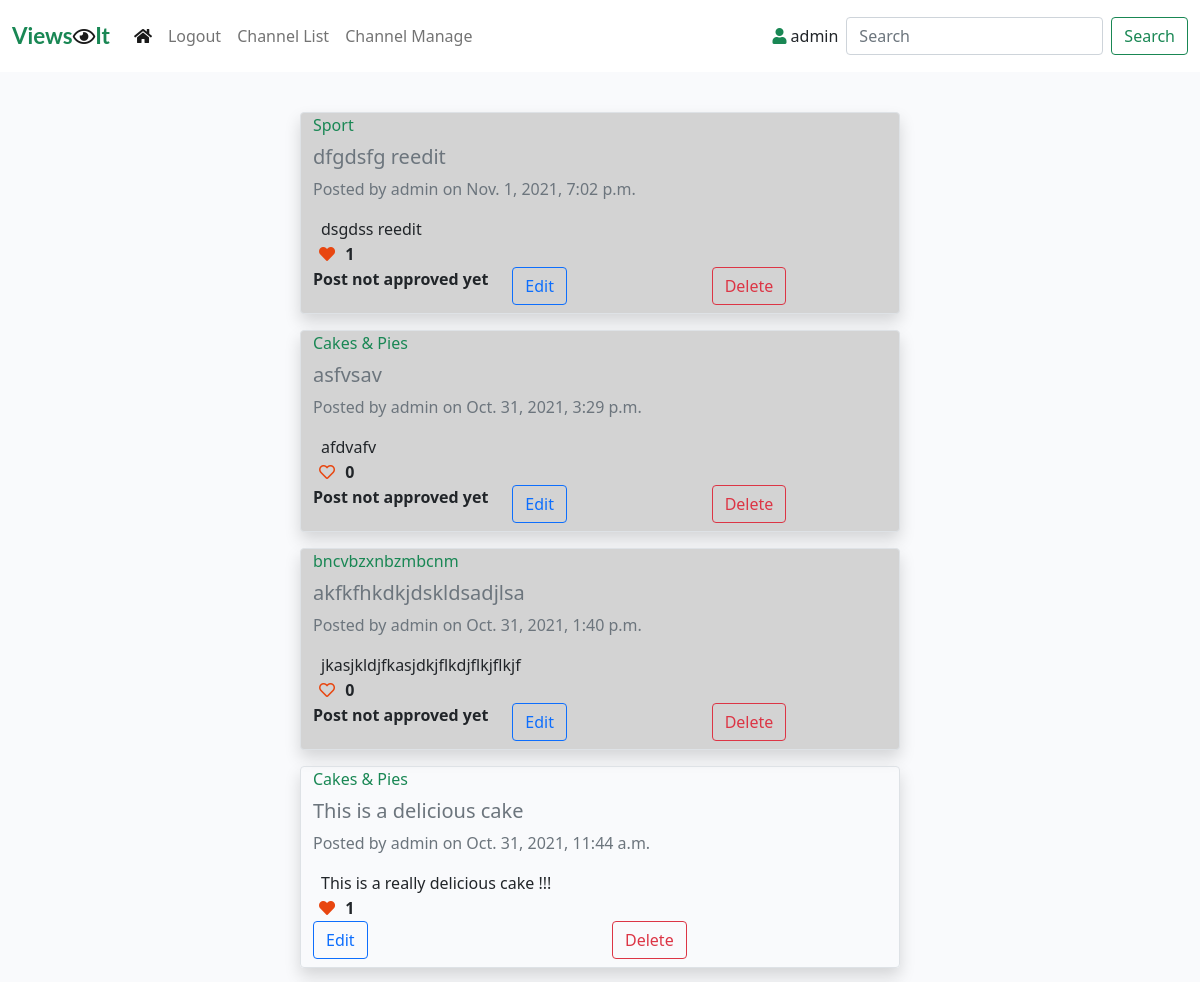
Page / (signed in, upper part) on the earlier database version.
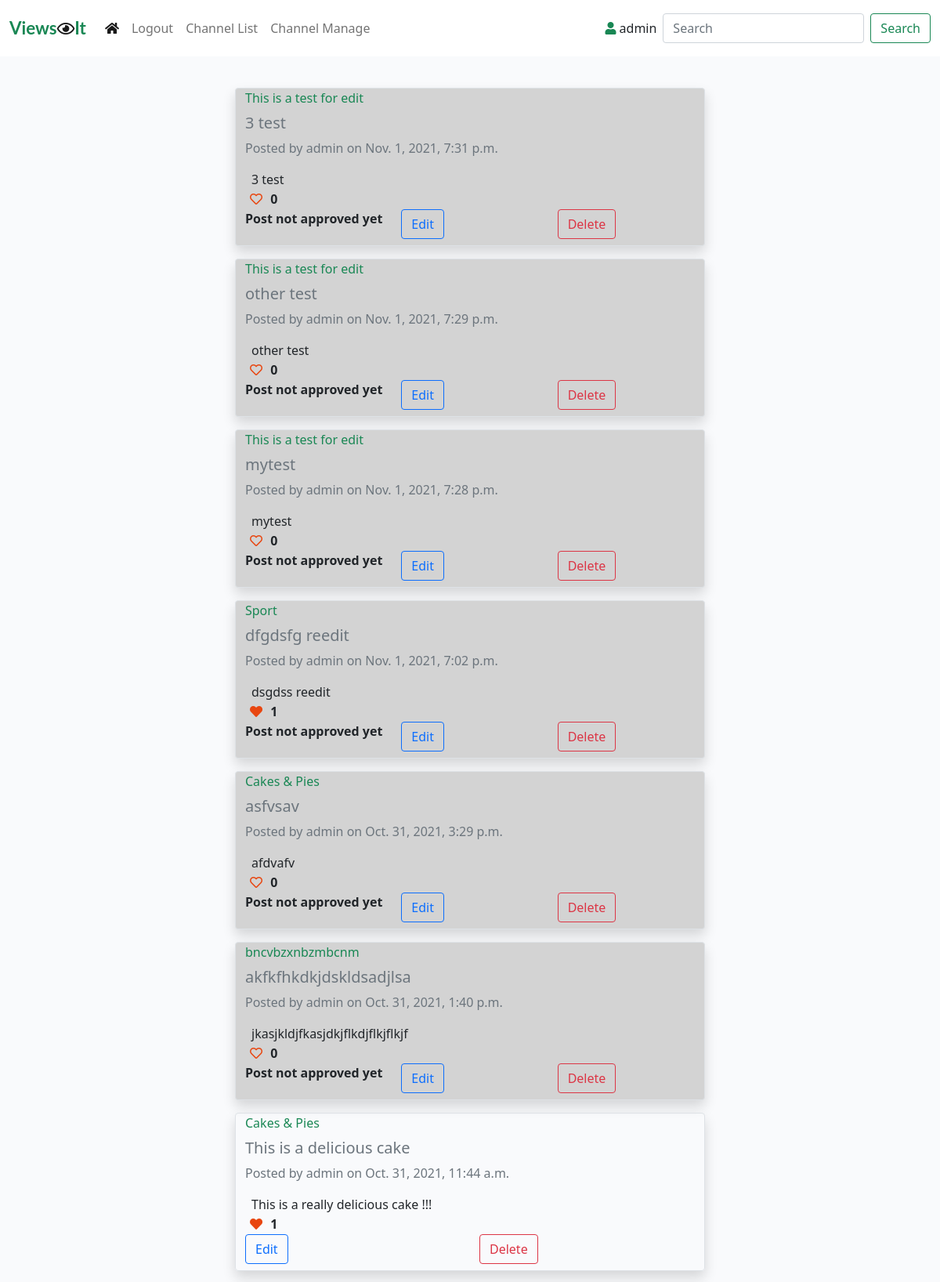
Same page on the later database version.
### viewsit_app/models.py (models this page shows, shortened)
class ChannelPosts(models.Model):
    title = models.CharField(max_length=200)
    slug_url = models.SlugField(max_length=250, unique=True)
    channel = models.ForeignKey(Channel, on_delete=models.CASCADE,
                                related_name='channelposts')
    channel_post = models.CharField(max_length=200, blank=True)
    post_image = CloudinaryField('image', blank=True)
    post_url = models.URLField(max_length=250, blank=True)
    author = models.ForeignKey(User, on_delete=models.CASCADE,
                               related_name="authorposts")
    created_on = models.DateTimeField(auto_now_add=True)
    updated_on = models.DateTimeField(auto_now=True)
    status = models.IntegerField(choices=STATUS, default=0)
    likes = models.ManyToManyField(User, related_name='post_likes', blank=True)
    class Meta:
        ordering = ['-updated_on']
    def number_of_likes(self):
        return self.likes.count()

class Channel(models.Model):
    topic = models.CharField(max_length=50)
    topic_url = models.SlugField(max_length=50, unique=True)
    description = models.CharField(max_length=200)
    author = models.ForeignKey(User, on_delete=models.CASCADE,
                               related_name="channels")
    created_on = models.DateTimeField(auto_now_add=True)
    updated_on = models.DateTimeField(auto_now=True)
    status = models.IntegerField(choices=STATUS, default=0)
    class Meta:
        ordering = ['-created_on']
    def __str__(self):
        return self.topic

### viewsit_app/views.py (the view)
# urls.py: path('', views.ChannelViewAll.as_view(), name=''),
class ChannelViewAll(View):
    def get(self, request, *args, **kwargs):
        messages = ()
        message_string = request.GET.get('messages', '')
        if message_string:
            messages = messages + (message_string, )
        if request.user.is_authenticated:
            queryset = ChannelPosts.objects.filter(
                Q(status__exact=1) | Q(author__exact=request.user),
                Q(channel__status__exact=1),
                ).order_by("-updated_on")
        else:
            queryset = ChannelPosts.objects.filter(
                Q(status__exact=1),
                Q(channel__status__exact=1),
                ).order_by("-updated_on")
        return render(
            request,
            "channel_view.html",
            {
                "post_list": queryset,
                "messages": messages,
                "current_user": request.user
            },
        )

### templates/channel_view.html (shortened to what this page needs)
{% extends "base.html" %}
{% block content %}
<div class="container-fluid">
    <div class="row">
        <div class="col-sm-6 mt-3 offset-md-3">
            {% for post in post_list %}
            {% if post.status == 0 %}
                <div class="row border rounded shadow mt-3 unapproved-bg">
            {% else %}
                <div class="row border rounded shadow mt-3">
            {% endif %}
                    {% if not channel_topic_url %}
                        <div class="col"><p class="card-text text-success">{{ post.channel }}</p></div>
                    {% endif %}
                    <div class="row mt-2"><h5 class="card-title text-muted">{{ post.title }}</h5></div>
                    <div class="col card-text text-secondary">Posted by {{ post.author }} on {{ post.updated_on }}</div>
                    {% if post.channel_post %}
                        <div class="row card-text mt-3 ms-2">{{ post.channel_post }}</div>
                    {% endif %}
                    <strong>
                        {% if user.is_authenticated %}
                            {% if channel_topic_url %}
                            <form class="d-inline" action="{% url 'channel_post_like' channel_slug=channel_topic_url post_slug=post.slug_url %}" method="POST">
                            {% else %}
                            <form class="d-inline" action="{% url 'channel_post_like' post_slug=post.slug_url %}" method="POST">
                            {% endif %}
                            {% if not post.number_of_likes == 0 %}
                                <button type="submit" name="blog_post_id" value="{{post.slug_url}}" class="btn-like">
                                    <i class="fas fa-heart"></i>
                                </button>
                            {% else %}
                                <button type="submit" name="blog_post_id" value="{{post.slug_url}}" class="btn-like">
                                    <i class="far fa-heart"></i>
                                </button>
                            {% endif %}
                            </form>
                        {% else %}
                            <span class="text_secondary"><i class="far fa-heart"></i></span>
                        {% endif %}
                        <span class="text_secondary">{{ post.number_of_likes }}</span>
                    </strong>
                    {% if post.status == 0 %}
                        <div class="col"><p class="card-text"><b>Post not approved yet</b></p></div>
                    {% endif %}
                    {% if user.is_authenticated and current_user == post.author %}
                        <div class="col" >
                        {% if channel_topic_url %}
                            <form action="{% url 'channel_post_edit' channel_slug=channel_topic_url post_slug=post.slug_url %}" method="get">
                        {% else %}
                            <form action="{% url 'channel_post_edit' post_slug=post.slug_url %}" method="get">
                        {% endif %}
                            <button type="submit" class="btn btn-outline-primary" name="edit_post" value="edit_post" >Edit</button>
                            </form>
                        </div>
                        <div class="col mb-2">
                            <button type="button" class="btn btn-outline-danger" data-bs-toggle="modal" data-bs-target="#confirmPostDelete{{ forloop.counter }}">Delete</button>
                        </div>
                    {% endif %}
                </div>
            {% empty %}
                <div><h4>There are no posts to view.</h4></div>
            {% endfor %}
        </div>
    </div>
</div>
{%endblock%}

Differences in the rows shown:
added ChannelPosts: channel "This is a test for edit", title "3 test", author "admin", updated_on "Nov. 1, 2021, 7:31 p.m.", channel_post "3 test", number_of_likes "0", status "Post not approved yet"
added ChannelPosts: channel "This is a test for edit", title "other test", author "admin", updated_on "Nov. 1, 2021, 7:29 p.m.", channel_post "other test", number_of_likes "0", status "Post not approved yet"
added ChannelPosts: channel "This is a test for edit", title "mytest", author "admin", updated_on "Nov. 1, 2021, 7:28 p.m.", channel_post "mytest", number_of_likes "0", status "Post not approved yet"
